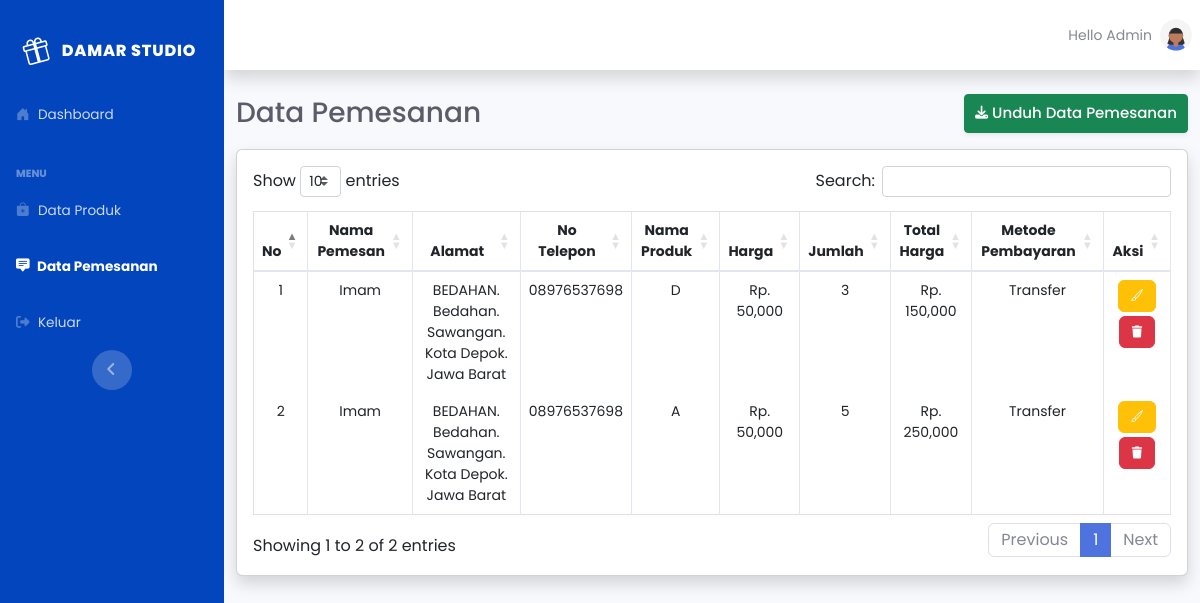
The app's page /admin/data-pemesanan.php (signed in) with its own data.
### tables this page shows
CREATE TABLE `tbl_pemesan` (
  `id_pemesan` int(11) NOT NULL,
  `id_produk` int(11) NOT NULL,
  `nama_pemesan` varchar(255) NOT NULL,
  `alamat` varchar(255) NOT NULL,
  `no_telpon` varchar(50) NOT NULL,
  `jumlah` varchar(100) NOT NULL,
  `metode_pembayaran` varchar(50) NOT NULL,
  `tanggal` date NOT NULL,
  `waktu` time NOT NULL
);

CREATE TABLE `tbl_produk` (
  `id_produk` int(11) NOT NULL,
  `nama_produk` varchar(100) NOT NULL,
  `kategori` varchar(100) NOT NULL,
  `harga` varchar(100) NOT NULL,
  `cover` varchar(100) NOT NULL,
  `tanggal` date NOT NULL,
  `waktu` time NOT NULL
);

### admin/functions.php (called while the page is built, shortened)
<?php
$conn = mysqli_connect("localhost:3310", "root", "", "damarstudio");
function tampil_pemesan($sql_pemesanan)
{
	global $conn;
	$result_tampil_pemesan = $conn->query($sql_pemesanan);
	$rows_pemesan = [];
	while ($row_pemesan = mysqli_fetch_assoc($result_tampil_pemesan)) {
		$rows_pemesan[] = $row_pemesan;
	}
	return $rows_pemesan;
}

### admin/data-pemesanan.php (the view, shortened to what this page needs)
<?php
require 'functions.php';
?>
<!DOCTYPE html>
<html lang="en">
<head>
    <link href="../vendor/fontawesome-free/css/all.min.css" rel="stylesheet" type="text/css">
    <link href="../css/sb-admin-2.min.css" rel="stylesheet">
    <link href="../vendor/datatables/dataTables.bootstrap4.min.css" rel="stylesheet">
    <link href="https://cdn.jsdelivr.net/npm/bootstrap@5.2.3/dist/css/bootstrap.min.css" rel="stylesheet">
    <link rel="stylesheet" href="https://cdn.jsdelivr.net/npm/bootstrap-icons@1.10.5/font/bootstrap-icons.css">
</head>
<body id="page-top">
    <div id="wrapper">
        <ul class="navbar-nav sidebar sidebar-dark accordion pt-3" id="accordionSidebar" style="background-color: #0245bc;">
            <a class="sidebar-brand d-flex align-items-center justify-content-center" href="index.php">
                <div class="sidebar-brand-icon rotate-n-15">
                    <i class="bi bi-gift text-white" style="font-size: 25px; padding-right: 8px; color: #012970;"></i>
                </div>
                <div class="sidebar-brand-text mx-1">Damar Studio</div>
            </a>
            <li class="nav-item">
                <a class="nav-link" href="index.php">
                    <i class="bi bi-house-door-fill"></i>
                    <span>Dashboard</span></a>
            </li>
            <div class="sidebar-heading mt-4">
                Menu
            </div>
            <li class="nav-item ">
                <a class="nav-link" href="database-produk.php">
                    <i class="bi bi-bag-plus-fill"></i>
                    <span>Data Produk</span></a>
            </li>
            <li class="nav-item active">
                <a class="nav-link" href="data-pemesanan.php">
                    <i class="bi bi-chat-square-text-fill"></i>
                    <span>Data Pemesanan</span></a>
            </li>
            <li class="nav-item">
                <a class="nav-link" data-bs-toggle="modal" data-bs-target="#staticBackdrop" href="logout.php">
                    <i class="fas fa-sign-out-alt"></i>
                    <span>Keluar</span></a>
            </li>
            <div class="text-center d-none d-md-inline">
                <button class="rounded-circle border-0" id="sidebarToggle"></button>
            </div>
        </ul>
        <div id="content-wrapper" class="d-flex flex-column">
            <div id="content">
                <nav class="navbar navbar-expand navbar-light bg-white topbar mb-4 static-top shadow">
                    <ul class="navbar-nav ml-auto">
                        <li class="nav-item dropdown no-arrow">
                            <a class="nav-link dropdown-toggle" href="#" id="userDropdown" role="button" data-toggle="dropdown" aria-haspopup="true" aria-expanded="false">
                                <span class="mr-2 d-none d-lg-inline text-gray-600 small">Hello Admin</span>
                                <img class="img-profile rounded-circle" src="../img/undraw_profile_1.svg">
                            </a>
                        </li>
                    </ul>
                </nav>
                <div class="container-fluid">
                    <div class="d-sm-flex align-items-center justify-content-between mb-3">
                        <h1 class="h3 mb-0 text-gray-800">Data Pemesanan</h1>
                        <a href="export_pemesan_excel.php" target="_blank" class="d-none d-sm-inline-block btn btn-sm btn-success shadow-sm" style="padding: 7px 10px; font-weight: 500; font-size: 15px;">
                            <i class="fas fa-download fa-sm text-white"></i> Unduh Data Pemesanan</a>
                    </div>
                    <div class="card shadow mb-4 mx-0 lg:mx-3">
                        <div class="card-body">
                            <div class="table-responsive">
                                <table class="table table-bordered" id="dataTable" width="100%" cellspacing="0" style="font-size: 14px;">
                                    <thead>
                                        <tr>
                                            <th>No</th>
                                            <th class="text-center">Nama Pemesan</th>
                                            <th class="text-center">Alamat</th>
                                            <th class="text-center">No Telepon</th>
                                            <th class="text-center">Nama Produk</th>
                                            <th class="text-center">Harga</th>
                                            <th class="text-center">Jumlah</th>
                                            <th class="text-center">Total Harga</th>
                                            <th class="text-center">Metode Pembayaran</th>
                                            <th class="text-center">Aksi</th>
                                        </tr>
                                    </thead>
                                    <tbody>
                                        <?php $i = 1; ?>
                                        <?php
                                        $data_all = tampil_pemesan("SELECT * FROM tbl_pemesan INNER JOIN tbl_produk ON tbl_pemesan.id_produk = tbl_produk.id_produk ");
                                        foreach ($data_all as $data_row) :
                                            $total = $data_row['harga'] * $data_row['jumlah'];
                                        ?>
                                            <tr>
                                                <td class="text-center"><?= $i; ?></td>
                                                <td class="text-center"><?= ucwords($data_row['nama_pemesan']); ?></td>
                                                <td class="text-center"><?= ucwords($data_row['alamat']); ?></td>
                                                <td class="text-center"><?= ucwords($data_row['no_telpon']); ?></td>
                                                <td class="text-center"><?= ucwords($data_row['nama_produk']); ?></td>
                                                <td class="text-center">Rp. <?= number_format($data_row['harga']); ?></td>
                                                <td class="text-center"><?= ucwords($data_row['jumlah']); ?></td>
                                                <td class="text-center">Rp. <?= number_format($total); ?></td>
                                                <td class="text-center"><?= ucwords($data_row['metode_pembayaran']); ?>
                                                </td>
                                                <td class="text-center">
                                                    <button type="button" class="btn btn-warning text-white mb-1" data-bs-toggle="modal" data-bs-target="#edit<?= $data_row['id_pemesan']; ?>" style="font-size: 12px;">
                                                        <i class="bi bi-brush"></i>
                                                    </button>
                                                    <button type="button" class="btn btn-danger" data-bs-toggle="modal" data-bs-target="#delete<?= $data_row['id_pemesan']; ?>" style="font-size: 12px;">
                                                        <i class="fas fa-trash"></i>
                                                    </button>
                                                </td>
                                            </tr>
                                            <?php $i++; ?>
                                        <?php endforeach; ?>
                                    </tbody>
                                </table>
                            </div>
                        </div>
                    </div>
                </div>
            </div>
        </div>
    </div>
</body>
</html>

### admin/data-pemesanan.php (style rules this page uses)
* { font-family: 'Poppins', sans-serif; }

### records on screen
tbl_pemesan: nama_pemesan "Imam", alamat "BEDAHAN. Bedahan. Sawangan. Kota Depok. Jawa Barat", no_telpon "08976537698", id_produk.nama_produk "D", id_produk.harga "50,000", jumlah "3", total "150,000", metode_pembayaran "Transfer"
tbl_pemesan: nama_pemesan "Imam", alamat "BEDAHAN. Bedahan. Sawangan. Kota Depok. Jawa Barat", no_telpon "08976537698", id_produk.nama_produk "A", id_produk.harga "50,000", jumlah "5", total "250,000", metode_pembayaran "Transfer"
